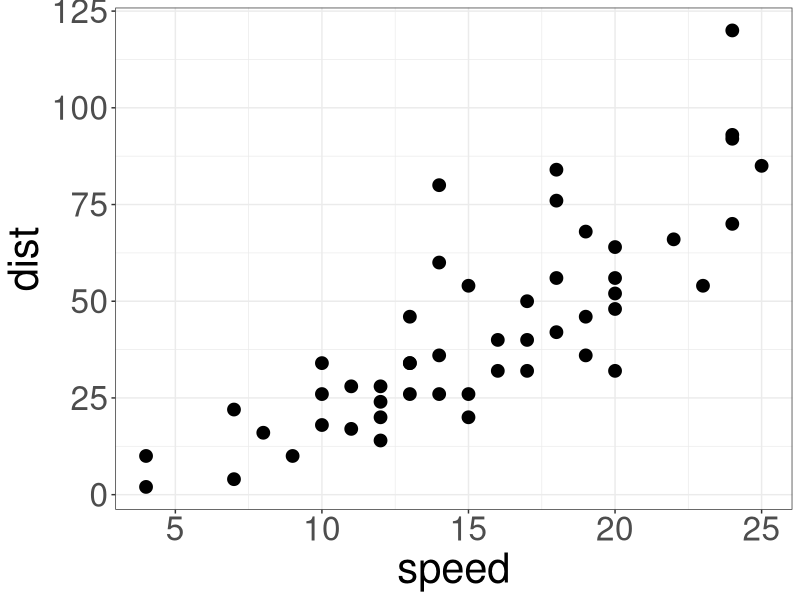
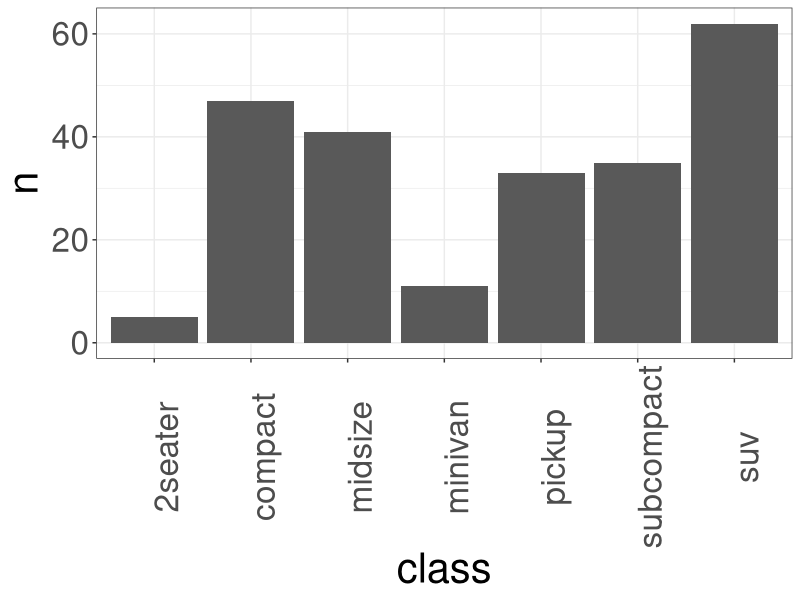

Reproduce these figures in R, in order.
## ---- chunk 1
knitr::opts_chunk$set(echo = TRUE)
library(tidyverse)
my_theme = theme_bw() + 
  theme(text = element_text(size=18))
## ---- chunk 2
library(tidyverse)
library(kableExtra)
## ---- chunk 3
cars %>% ggplot(aes(speed, dist)) + geom_point(size=4) +
    theme_bw() + theme(text=element_text(size=30)) 
## ---- chunk 4
mpg %>% count(class) %>% kable() %>% kable_styling()
## ---- chunk 5
mpg %>% count(class) %>% ggplot(aes(x = class, y = n)) + geom_col() + 
  theme_bw() + theme(text=element_text(size=30)) +
  theme(axis.text.x = element_text(angle=90))
